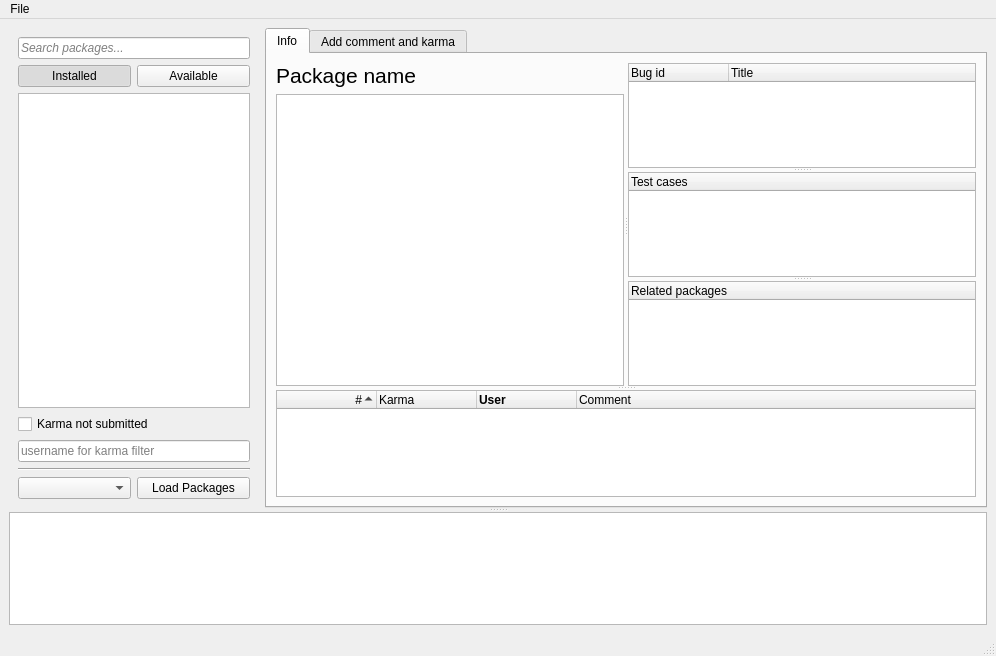
<?xml version="1.0" encoding="UTF-8"?>
<ui version="4.0">
 <class>MainWindow</class>
 <widget class="QMainWindow" name="MainWindow">
  <property name="geometry">
   <rect>
    <x>0</x>
    <y>0</y>
    <width>996</width>
    <height>656</height>
   </rect>
  </property>
  <property name="windowTitle">
   <string>Fedora Gooey Karma</string>
  </property>
  <widget class="QWidget" name="centralwidget">
   <layout class="QVBoxLayout" name="verticalLayout_3">
    <item>
     <widget class="QSplitter" name="splitter_5">
      <property name="orientation">
       <enum>Qt::Vertical</enum>
      </property>
      <widget class="QWidget" name="">
       <layout class="QHBoxLayout" name="horizontalLayout_2">
        <item>
         <widget class="QWidget" name="pkgLists" native="true">
          <property name="maximumSize">
           <size>
            <width>250</width>
            <height>16777215</height>
           </size>
          </property>
          <layout class="QVBoxLayout" name="verticalLayout">
           <item>
            <widget class="QLineEdit" name="searchEdit">
             <property name="font">
              <font>
               <italic>true</italic>
              </font>
             </property>
             <property name="inputMask">
              <string/>
             </property>
             <property name="text">
              <string/>
             </property>
             <property name="placeholderText">
              <string>Search packages...</string>
             </property>
            </widget>
           </item>
           <item>
            <layout class="QHBoxLayout" name="horizontalLayout">
             <item>
              <widget class="QPushButton" name="installedBtn">
               <property name="text">
                <string>Installed</string>
               </property>
               <property name="checkable">
                <bool>true</bool>
               </property>
               <property name="checked">
                <bool>true</bool>
               </property>
               <property name="autoDefault">
                <bool>false</bool>
               </property>
               <property name="default">
                <bool>false</bool>
               </property>
               <property name="flat">
                <bool>false</bool>
               </property>
              </widget>
             </item>
             <item>
              <widget class="QPushButton" name="availableBtn">
               <property name="text">
                <string>Available</string>
               </property>
               <property name="checkable">
                <bool>true</bool>
               </property>
               <property name="checked">
                <bool>false</bool>
               </property>
               <property name="autoDefault">
                <bool>false</bool>
               </property>
               <property name="default">
                <bool>false</bool>
               </property>
               <property name="flat">
                <bool>false</bool>
               </property>
              </widget>
             </item>
            </layout>
           </item>
           <item>
            <widget class="QListWidget" name="pkgList">
             <property name="frameShadow">
              <enum>QFrame::Sunken</enum>
             </property>
             <property name="tabKeyNavigation">
              <bool>false</bool>
             </property>
             <property name="sortingEnabled">
              <bool>true</bool>
             </property>
            </widget>
           </item>
           <item>
            <widget class="QCheckBox" name="karmaCheckBox">
             <property name="text">
              <string>Karma not submitted</string>
             </property>
            </widget>
           </item>
           <item>
            <widget class="QLineEdit" name="karmaUsernameEdit">
             <property name="placeholderText">
              <string>username for karma filter</string>
             </property>
            </widget>
           </item>
           <item>
            <widget class="Line" name="line_3">
             <property name="orientation">
              <enum>Qt::Horizontal</enum>
             </property>
            </widget>
           </item>
           <item>
            <layout class="QHBoxLayout" name="horizontalLayout_5">
             <item>
              <widget class="QComboBox" name="releaseComboBox"/>
             </item>
             <item>
              <widget class="QPushButton" name="loadPackagesBtn">
               <property name="text">
                <string>Load Packages</string>
               </property>
              </widget>
             </item>
            </layout>
           </item>
          </layout>
         </widget>
        </item>
        <item>
         <widget class="QTabWidget" name="tabWidget">
          <property name="sizePolicy">
           <sizepolicy hsizetype="Maximum" vsizetype="Maximum">
            <horstretch>6</horstretch>
            <verstretch>0</verstretch>
           </sizepolicy>
          </property>
          <property name="maximumSize">
           <size>
            <width>9000</width>
            <height>9000</height>
           </size>
          </property>
          <property name="mouseTracking">
           <bool>false</bool>
          </property>
          <property name="currentIndex">
           <number>0</number>
          </property>
          <widget class="QWidget" name="TabInfo">
           <property name="cursor">
            <cursorShape>ArrowCursor</cursorShape>
           </property>
           <attribute name="title">
            <string>Info</string>
           </attribute>
           <layout class="QVBoxLayout" name="verticalLayout_4">
            <item>
             <widget class="QSplitter" name="splitter_4">
              <property name="orientation">
               <enum>Qt::Vertical</enum>
              </property>
              <widget class="QSplitter" name="splitter_3">
               <property name="orientation">
                <enum>Qt::Horizontal</enum>
               </property>
               <widget class="QWidget" name="">
                <layout class="QVBoxLayout" name="verticalLayout_2">
                 <item>
                  <widget class="QLabel" name="pkgNameLabel">
                   <property name="font">
                    <font>
                     <pointsize>16</pointsize>
                    </font>
                   </property>
                   <property name="cursor">
                    <cursorShape>ArrowCursor</cursorShape>
                   </property>
                   <property name="mouseTracking">
                    <bool>false</bool>
                   </property>
                   <property name="focusPolicy">
                    <enum>Qt::NoFocus</enum>
                   </property>
                   <property name="acceptDrops">
                    <bool>false</bool>
                   </property>
                   <property name="text">
                    <string>Package name</string>
                   </property>
                  </widget>
                 </item>
                 <item>
                  <widget class="QTextBrowser" name="textBrowser">
                   <property name="font">
                    <font>
                     <family>Monospace</family>
                     <pointsize>8</pointsize>
                    </font>
                   </property>
                   <property name="styleSheet">
                    <string notr="true"/>
                   </property>
                   <property name="html">
                    <string>&lt;!DOCTYPE HTML PUBLIC &quot;-//W3C//DTD HTML 4.0//EN&quot; &quot;http://www.w3.org/TR/REC-html40/strict.dtd&quot;&gt;
&lt;html&gt;&lt;head&gt;&lt;meta name=&quot;qrichtext&quot; content=&quot;1&quot; /&gt;&lt;style type=&quot;text/css&quot;&gt;
p, li { white-space: pre-wrap; }
&lt;/style&gt;&lt;/head&gt;&lt;body style=&quot; font-family:'Monospace'; font-size:8pt; font-weight:400; font-style:normal;&quot;&gt;
&lt;p style=&quot;-qt-paragraph-type:empty; margin-top:0px; margin-bottom:0px; margin-left:0px; margin-right:0px; -qt-block-indent:0; text-indent:0px; font-size:10pt;&quot;&gt;&lt;br /&gt;&lt;/p&gt;&lt;/body&gt;&lt;/html&gt;</string>
                   </property>
                  </widget>
                 </item>
                </layout>
               </widget>
               <widget class="QSplitter" name="splitter_2">
                <property name="orientation">
                 <enum>Qt::Vertical</enum>
                </property>
                <widget class="QTreeWidget" name="treeWidget_bugs">
                 <property name="cursor" stdset="0">
                  <cursorShape>ArrowCursor</cursorShape>
                 </property>
                 <property name="verticalScrollBarPolicy">
                  <enum>Qt::ScrollBarAsNeeded</enum>
                 </property>
                 <property name="horizontalScrollBarPolicy">
                  <enum>Qt::ScrollBarAsNeeded</enum>
                 </property>
                 <property name="rootIsDecorated">
                  <bool>false</bool>
                 </property>
                 <property name="wordWrap">
                  <bool>false</bool>
                 </property>
                 <property name="columnCount">
                  <number>2</number>
                 </property>
                 <column>
                  <property name="text">
                   <string>Bug id</string>
                  </property>
                 </column>
                 <column>
                  <property name="text">
                   <string>Title</string>
                  </property>
                 </column>
                </widget>
                <widget class="QTreeWidget" name="treeWidget_test_cases">
                 <property name="rootIsDecorated">
                  <bool>false</bool>
                 </property>
                 <column>
                  <property name="text">
                   <string>Test cases</string>
                  </property>
                 </column>
                </widget>
                <widget class="QTreeWidget" name="treeWidget_related_packages">
                 <column>
                  <property name="text">
                   <string>Related packages</string>
                  </property>
                 </column>
                </widget>
               </widget>
              </widget>
              <widget class="QTreeWidget" name="treeWidget_feedback">
               <property name="minimumSize">
                <size>
                 <width>0</width>
                 <height>0</height>
                </size>
               </property>
               <property name="rootIsDecorated">
                <bool>false</bool>
               </property>
               <property name="uniformRowHeights">
                <bool>false</bool>
               </property>
               <property name="sortingEnabled">
                <bool>true</bool>
               </property>
               <attribute name="headerCascadingSectionResizes">
                <bool>false</bool>
               </attribute>
               <attribute name="headerMinimumSectionSize">
                <number>30</number>
               </attribute>
               <column>
                <property name="text">
                 <string>#</string>
                </property>
                <property name="textAlignment">
                 <set>AlignRight|AlignVCenter</set>
                </property>
               </column>
               <column>
                <property name="text">
                 <string>Karma</string>
                </property>
               </column>
               <column>
                <property name="text">
                 <string>User</string>
                </property>
                <property name="font">
                 <font>
                  <weight>75</weight>
                  <bold>true</bold>
                 </font>
                </property>
               </column>
               <column>
                <property name="text">
                 <string>Comment</string>
                </property>
               </column>
              </widget>
             </widget>
            </item>
           </layout>
          </widget>
          <widget class="QWidget" name="TabComment">
           <attribute name="title">
            <string>Add comment and karma</string>
           </attribute>
           <layout class="QGridLayout" name="gridLayout_2">
            <item row="0" column="0">
             <widget class="QWidget" name="widget" native="true">
              <layout class="QVBoxLayout" name="verticalLayout_10">
               <item>
                <widget class="QLabel" name="label">
                 <property name="font">
                  <font>
                   <pointsize>16</pointsize>
                  </font>
                 </property>
                 <property name="text">
                  <string>FAS credentials</string>
                 </property>
                </widget>
               </item>
               <item>
                <layout class="QHBoxLayout" name="horizontalLayout_8">
                 <item>
                  <widget class="QLineEdit" name="usernameEdit">
                   <property name="placeholderText">
                    <string>username</string>
                   </property>
                  </widget>
                 </item>
                 <item>
                  <widget class="QLineEdit" name="passwordEdit">
                   <property name="echoMode">
                    <enum>QLineEdit::Password</enum>
                   </property>
                   <property name="placeholderText">
                    <string>password</string>
                   </property>
                  </widget>
                 </item>
                 <item>
                  <widget class="QComboBox" name="karmaBox">
                   <property name="currentIndex">
                    <number>1</number>
                   </property>
                   <item>
                    <property name="text">
                     <string>-1</string>
                    </property>
                   </item>
                   <item>
                    <property name="text">
                     <string>0</string>
                    </property>
                   </item>
                   <item>
                    <property name="text">
                     <string>+1</string>
                    </property>
                   </item>
                  </widget>
                 </item>
                 <item>
                  <widget class="QPushButton" name="sendBtn">
                   <property name="text">
                    <string>Send Karma</string>
                   </property>
                  </widget>
                 </item>
                </layout>
               </item>
               <item>
                <widget class="QLabel" name="label_2">
                 <property name="font">
                  <font>
                   <pointsize>16</pointsize>
                  </font>
                 </property>
                 <property name="text">
                  <string>Your comment</string>
                 </property>
                </widget>
               </item>
              </layout>
             </widget>
            </item>
            <item row="2" column="0">
             <widget class="QLabel" name="label_3">
              <property name="font">
               <font>
                <pointsize>16</pointsize>
               </font>
              </property>
              <property name="text">
               <string>Hints</string>
              </property>
             </widget>
            </item>
            <item row="1" column="0">
             <widget class="QPlainTextEdit" name="commentEdit"/>
            </item>
            <item row="3" column="0">
             <widget class="QTextBrowser" name="textHints">
              <property name="enabled">
               <bool>true</bool>
              </property>
              <property name="sizePolicy">
               <sizepolicy hsizetype="Expanding" vsizetype="Fixed">
                <horstretch>0</horstretch>
                <verstretch>0</verstretch>
               </sizepolicy>
              </property>
              <property name="autoFillBackground">
               <bool>true</bool>
              </property>
              <property name="styleSheet">
               <string notr="true">background-color: rgba(255, 255, 255, 0);</string>
              </property>
              <property name="frameShape">
               <enum>QFrame::NoFrame</enum>
              </property>
              <property name="frameShadow">
               <enum>QFrame::Plain</enum>
              </property>
              <property name="html">
               <string>&lt;!DOCTYPE HTML PUBLIC &quot;-//W3C//DTD HTML 4.0//EN&quot; &quot;http://www.w3.org/TR/REC-html40/strict.dtd&quot;&gt;
&lt;html&gt;&lt;head&gt;&lt;meta name=&quot;qrichtext&quot; content=&quot;1&quot; /&gt;&lt;style type=&quot;text/css&quot;&gt;
p, li { white-space: pre-wrap; }
&lt;/style&gt;&lt;/head&gt;&lt;body style=&quot; font-family:'Sans Serif'; font-size:10pt; font-weight:400; font-style:normal;&quot;&gt;
&lt;p style=&quot; margin-top:12px; margin-bottom:12px; margin-left:0px; margin-right:0px; -qt-block-indent:0; text-indent:0px;&quot;&gt;Have you tried attached &lt;span style=&quot; font-weight:600;&quot;&gt;test cases&lt;/span&gt;?&lt;/p&gt;
&lt;p style=&quot; margin-top:12px; margin-bottom:12px; margin-left:0px; margin-right:0px; -qt-block-indent:0; text-indent:0px;&quot;&gt;Have you taken a look at &lt;span style=&quot; font-weight:600;&quot;&gt;bugs&lt;/span&gt;?&lt;/p&gt;
&lt;p style=&quot; margin-top:12px; margin-bottom:12px; margin-left:0px; margin-right:0px; -qt-block-indent:0; text-indent:0px;&quot;&gt;If you want to give &lt;span style=&quot; font-weight:600;&quot;&gt;negative&lt;/span&gt; karma - are you sure that&lt;span style=&quot; font-weight:600;&quot;&gt; this component&lt;/span&gt; makes &lt;span style=&quot; font-weight:600;&quot;&gt;problems&lt;/span&gt;?&lt;/p&gt;&lt;/body&gt;&lt;/html&gt;</string>
              </property>
             </widget>
            </item>
           </layout>
          </widget>
         </widget>
        </item>
       </layout>
      </widget>
      <widget class="QListWidget" name="statusList">
       <property name="selectionMode">
        <enum>QAbstractItemView::NoSelection</enum>
       </property>
      </widget>
     </widget>
    </item>
   </layout>
   <zorder></zorder>
   <zorder>statusList</zorder>
   <zorder>splitter_6</zorder>
   <zorder>splitter_5</zorder>
  </widget>
  <widget class="QMenuBar" name="menubar">
   <property name="geometry">
    <rect>
     <x>0</x>
     <y>0</y>
     <width>996</width>
     <height>23</height>
    </rect>
   </property>
   <widget class="QMenu" name="menuFile">
    <property name="title">
     <string>File</string>
    </property>
    <addaction name="actionQuit"/>
   </widget>
   <addaction name="menuFile"/>
  </widget>
  <widget class="QStatusBar" name="statusBar"/>
  <action name="actionQuit">
   <property name="text">
    <string>Quit</string>
   </property>
  </action>
 </widget>
 <tabstops>
  <tabstop>karmaBox</tabstop>
  <tabstop>commentEdit</tabstop>
  <tabstop>sendBtn</tabstop>
  <tabstop>textHints</tabstop>
  <tabstop>loadPackagesBtn</tabstop>
  <tabstop>searchEdit</tabstop>
  <tabstop>textBrowser</tabstop>
  <tabstop>treeWidget_bugs</tabstop>
  <tabstop>treeWidget_test_cases</tabstop>
  <tabstop>treeWidget_related_packages</tabstop>
  <tabstop>treeWidget_feedback</tabstop>
  <tabstop>availableBtn</tabstop>
  <tabstop>pkgList</tabstop>
  <tabstop>tabWidget</tabstop>
  <tabstop>karmaUsernameEdit</tabstop>
  <tabstop>releaseComboBox</tabstop>
  <tabstop>karmaCheckBox</tabstop>
  <tabstop>installedBtn</tabstop>
 </tabstops>
 <resources/>
 <connections/>
</ui>
